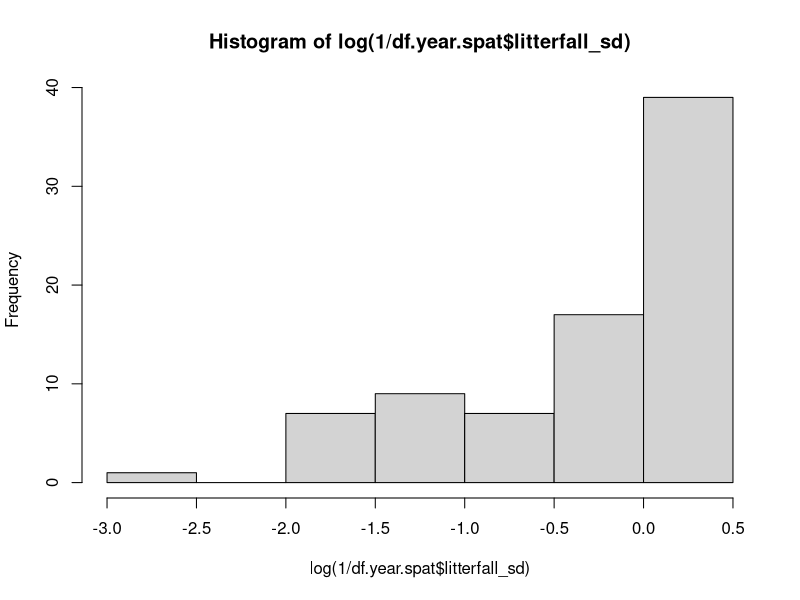
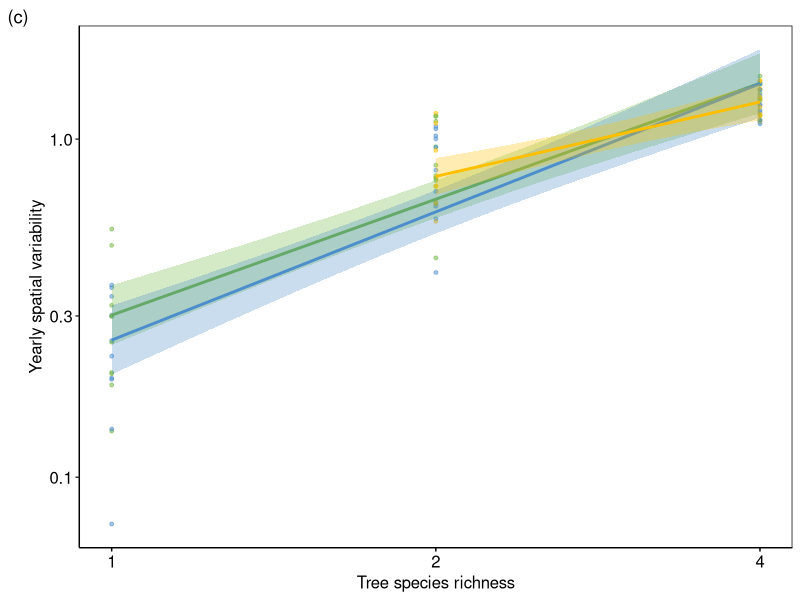
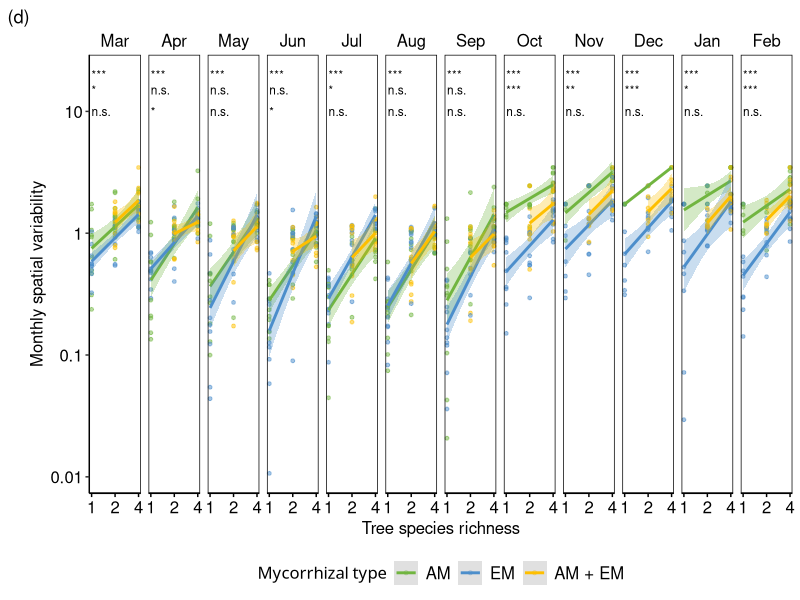
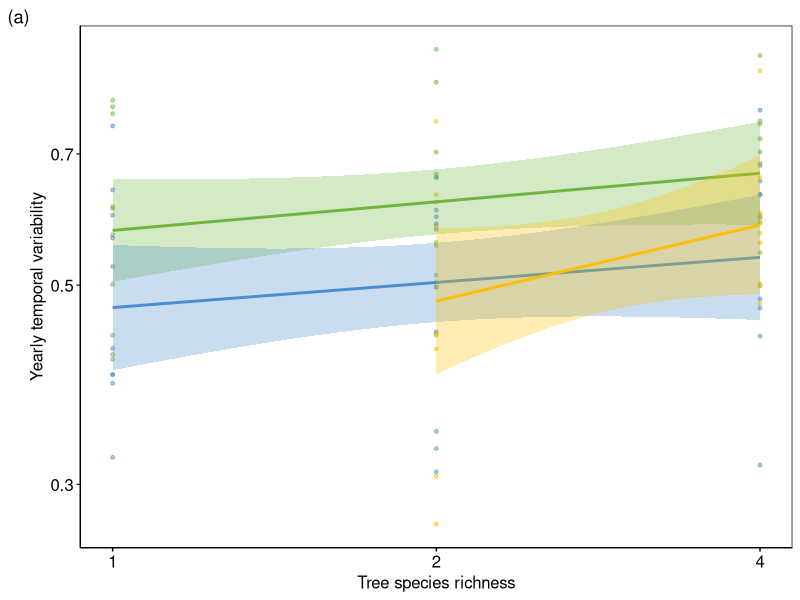
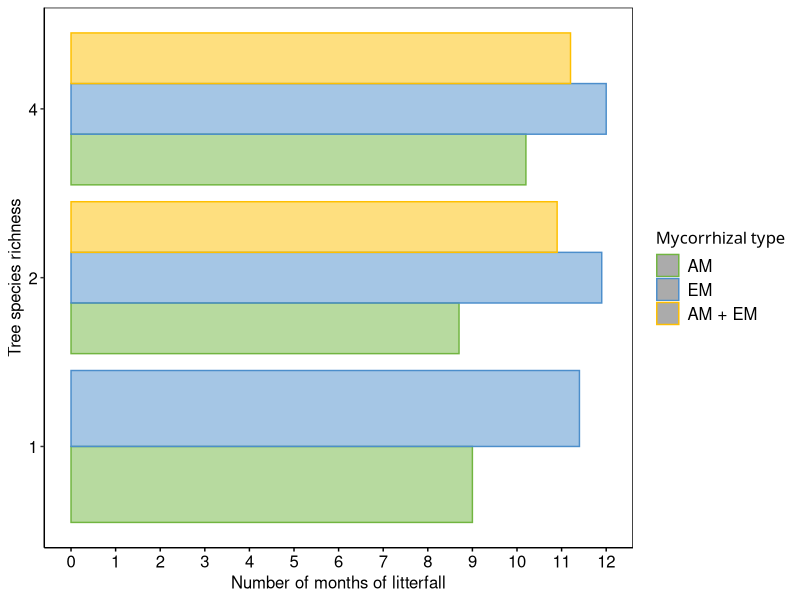
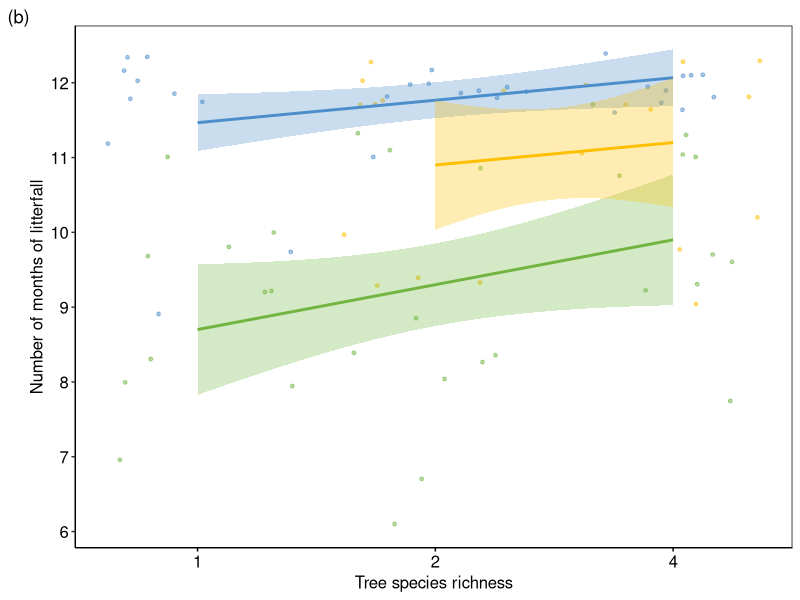
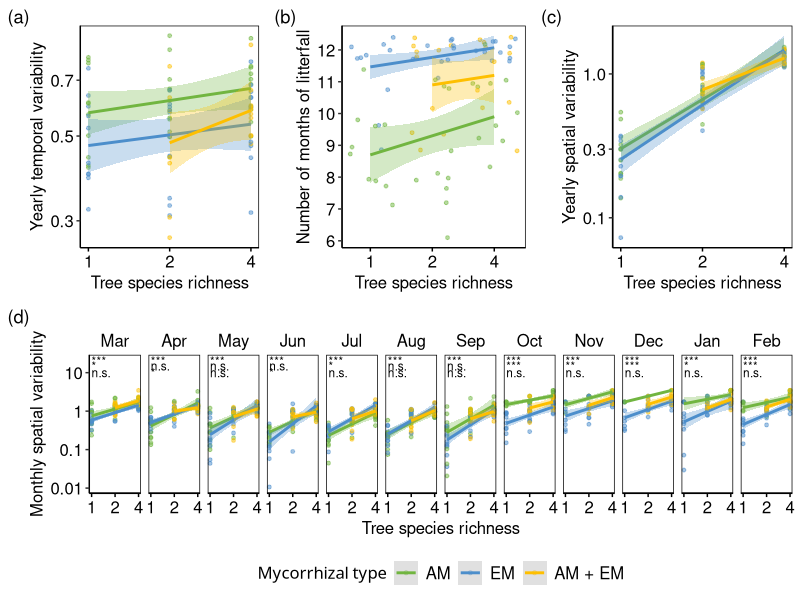

Source code (R) for these figures, in order: (Note: this script raises an error after producing the figures.)
#---------------------------------------------------------------------
# MyDiv experiment; Litterfall data March 2023 - February 2024
# 2024-05-22
# Facetted figure - temporal and spatial variability + temporal coverage of litter fall
# by Elisabeth Bönisch (elisabeth.boenisch@idiv.de)

#============================ Packages ===============================

rm(list=ls())

library(readr)
library(readxl)
library(tidyverse)
library(nlme)
library(lme4)
library(lmerTest)

#============================ Dataset ===============================

df.all.wide.info <- read.csv("1-data/2-1-data-handling/2-1-1-Full-data-wideformat-MyDiv-litter-dryweight-m2.csv")

# NO! average across traps ####
df.all.wide.trap <- df.all.wide.info 

df.all.wide.trap$div<-as.factor(df.all.wide.trap$tree_species_richness)
df.all.wide.trap$blk<-as.factor(df.all.wide.trap$block)
df.all.wide.trap$myc<-as.factor(df.all.wide.trap$mycorrhizal_type)
df.all.wide.trap$sr<-df.all.wide.trap$tree_species_richness
df.all.wide.trap$sr_myc<-paste(df.all.wide.trap$sr,df.all.wide.trap$myc,sep="_")#interaction terms
df.all.wide.trap$myc <- recode_factor(df.all.wide.trap$myc, "AMF" ="AM", "EMF" ="EM", "AMF+EMF" = "AM + EM")
df.all.wide.trap$block <- as.factor(df.all.wide.trap$block)

df.all.long <- df.all.wide.trap %>% 
  pivot_longer(cols=c(8:17),
               names_to="species",
               values_to="litterfall")

#### 1 Yearly spatial variability ####
df.year.spat = df.all.long |>
  group_by(block, sr, div, myc, plotID, month1) |> 
  summarise(litterfall_sd = mean(litterfall, na.rm=T)/sd(litterfall, na.rm=T))|>  # mean between traps and sd between traps
  mutate(month1 = factor(month1, levels = c(month.name[3:12], month.name[1:2]))) |>
  group_by(block, sr, div, myc, plotID) |> 
  summarise(litterfall_sd = mean(litterfall_sd, na.rm=T))

# use log and variability (1/stability)
hist(log(1/df.year.spat$litterfall_sd))

spa.var.yearly <- ggplot()+
  geom_point(data = df.year.spat , 
             aes(x=sr, y=1/litterfall_sd, 
                 color = myc, fill = myc), shape =21, size = 1, alpha=0.5)+
  geom_smooth(data = df.year.spat, 
              aes(x=sr, y=1/litterfall_sd, 
                  color = myc, fill = myc),
              method="lm", alpha=0.3)+
  labs(y=bquote("Yearly spatial variability"), 
       x = "Tree species richness")+
  scale_x_continuous(trans='log2',
                     breaks=c(1,2,4))+
  scale_y_log10() +
  scale_fill_manual(values= c("#71b540","#4c8ecb","#febf00"),
                    name = "Mycorrhizal type",
                    guide="none")+ 
  scale_color_manual(values = c("#71b540","#4c8ecb","#febf00"), 
                     name = "Mycorrhizal type",
                     guide="none")+
  theme_bw()+
  theme(strip.background = element_blank(),
        strip.text = element_text(color="black", size = 12),
        axis.line = element_line(color="black"),
        axis.text.y = element_text(color="black", size = 12),
        axis.text.x = element_text(color="black", size = 12),
        axis.title.y = element_text(color="black", size = 12),
        axis.title.x = element_text(color="black", size = 12),
        axis.ticks.x = element_line(color="black"),
        strip.text.x = element_text(color="black", size = 12),
        panel.border = element_rect(colour="black", fill=NA),
        plot.background = element_blank(),
        panel.grid.minor = element_blank(),
        panel.grid.major = element_blank(),
        plot.title = element_text(size =12),
        plot.subtitle = element_text(size=12),
        legend.position = "right",
        legend.direction = "vertical",
        legend.key = element_rect(color="transparent"),   
        legend.title = element_text("Biodiversity effects", size = 12),
        legend.text = element_text(size=12),
        legend.background = element_rect(colour=NA),
        legend.box= NULL,
        legend.box.background = element_rect(color="transparent"))+
  labs(tag = "(c)")
spa.var.yearly

#### 2 Monthly spatial variability ####
df.month.spat = df.all.long |>
  group_by(block, sr, div, myc, plotID, month1) |> 
  summarise(litterfall_sd = mean(litterfall, na.rm=T)/sd(litterfall, na.rm=T))|>
  mutate(month1 = factor(month1, levels = c(month.name[3:12], month.name[1:2]),labels=month.abb))

df.month.spat$month2 <- dplyr::recode_factor(df.month.spat$month1, 
                                                 "March"="Mar", 
                                                 "April"="Apr",
                                                 "May"="May",
                                                 "June"="Jun",
                                                 "July"="Jul",
                                                 "August"="Aug",
                                                 "September"="Sep",
                                                 "October"="Oct",
                                                 "November"="Nov",
                                                 "December"="Dec",
                                                 "January"="Jan",
                                                 "February"="Feb")

df.month.spat$month1 = factor(df.month.spat$month2, 
                                  levels = c(month.abb[3:12], month.abb[1:2]))


M = map_df( .x = unique(df.month.spat$month1),
            .f = ~ {
              mod = 
                lme(log(1/litterfall_sd) ~ sr * myc, 
                    random= ~1|block,
                    data= df.month.spat |>
                      filter(month1 == .x), 
                    na.action = na.omit) |> 
                anova() |> 
                data.frame() |> 
                mutate(month = .x)
              mod$exp = rownames(mod)
              rownames(mod) <- NULL
              mod |> 
                select(month, explanatory = exp, 
                       numDF, denDF, F.value, p.value)
            }) |> 
  mutate(sign = if_else(p.value < 0.001, '***', 
                        if_else(p.value < 0.01, "**", 
                                if_else(p.value < 0.05, '*',
                                        if_else(p.value<0.1, '.', 'n.s.')))))
M

M$sign[M$explanatory == 'sr' & M$month == 'March'] = 
  paste0("sr = ",M$sign[M$explanatory == 'sr' & M$month == 'March'])
M$sign[M$explanatory == 'myc' & M$month == 'March'] = 
  paste0("myc = ",M$sign[M$explanatory == 'myc' & M$month == 'March'])
M$sign[M$explanatory == 'sr:myc' & M$month == 'March'] = 
  paste0("sr:myc = ",M$sign[M$explanatory == 'sr:myc' & M$month == 'March'])

spa.var.monthly <- ggplot()+
  geom_point(data = df.month.spat, 
             aes(x=sr, y=1/litterfall_sd, 
                 color = myc, fill = myc), shape =21, size = 1, alpha=0.5)+
  geom_smooth(data = df.month.spat, 
              aes(x=sr, y=1/litterfall_sd, 
                  color = myc, fill = myc),
              method="lm", alpha=0.3)+
  facet_grid(.~month1)+
  labs(y=bquote("Monthly spatial variability"), 
       x = "Tree species richness")+
  scale_y_log10(breaks=c(0.0001,0.001,0.01,0.1,1,10),labels=c(0.0001,0.001,0.01,0.1,1,10))+
  scale_x_continuous(trans='log2',
                     breaks=c(1,2,4))+
  scale_fill_manual(values= c("#71b540","#4c8ecb","#febf00"),
                    name = "Mycorrhizal type",
                    guide="none")+ 
  scale_color_manual(values = c("#71b540","#4c8ecb","#febf00"), 
                     name = "Mycorrhizal type")+
  geom_text(data = M |>
              mutate(month1 = month) |>
              filter(explanatory == 'sr'),
            aes(x=1, y=20,
                label = sign,
                hjust = 0),
            size=3, 
            color = 'black') +
  geom_text(data = M |>
              mutate(month1 = month) |>
              filter(explanatory == 'myc'),
            aes(x=1, y=15,
                label = sign,
                hjust = 0),
            size=3, 
            color = 'black') +
  geom_text(data = M |>
              mutate(month1 = month) |>
              filter(explanatory == 'sr:myc'),
            aes(x=1, y=10,
                label = sign,
                hjust = 0),
            size=3, 
            color = 'black') +
  theme_bw()+
  theme(strip.background = element_blank(),
        strip.text = element_text(color="black", size = 12),
        axis.line = element_line(color="black"),
        axis.text.y = element_text(color="black", size = 12),
        axis.text.x = element_text(color="black", size = 12),
        axis.title.y = element_text(color="black", size = 12),
        axis.title.x = element_text(color="black", size = 12),
        axis.ticks.x = element_line(color="black"),
        strip.text.x = element_text(color="black", size = 12),
        panel.border = element_rect(colour="black", fill=NA),
        plot.background = element_blank(),
        panel.grid.minor = element_blank(),
        panel.grid.major = element_blank(),
        plot.title = element_text(size =12),
        plot.subtitle = element_text(size=12),
        legend.position = "bottom",
        legend.direction = "horizontal",
        legend.key = element_rect(color="transparent"),   
        legend.title = element_text("Biodiversity effects", size = 12),
        legend.text = element_text(size=12),
        legend.background = element_rect(colour=NA),
        legend.box= NULL,
        legend.box.background = element_rect(color="transparent"))+
  labs(tag = "(d)")

spa.var.monthly


#### 3 Yearly temporal variability  ####
df.year.temp = df.all.long |>
  group_by(block, sr, div, myc, plotID, month1) |> 
  summarise(litterfall_mean = mean(litterfall, na.rm=T))|>
  mutate(month1 = factor(month1, levels = c(month.name[3:12], month.name[1:2]))) |>
  group_by(block, sr, div, myc, plotID) |> 
  summarise(litterfall_sd = mean(litterfall_mean, na.rm=T)/sd(litterfall_mean, na.rm=T))

temp.var.yearly <- ggplot()+
  geom_point(data = df.year.temp , 
             aes(x=sr, y=log(1/litterfall_sd), 
                 color = myc, fill = myc), shape =21, size = 1, alpha=0.5)+
  geom_smooth(data = df.year.temp, 
              aes(x=sr, y=log(1/litterfall_sd), 
                  color = myc, fill = myc),
              method="lm", alpha=0.3)+
  labs(y=bquote("Yearly temporal variability"), 
       x = "Tree species richness")+
  scale_x_continuous(trans='log2',
                     breaks=c(1,2,4))+
  scale_y_log10()+
  scale_fill_manual(values= c("#71b540","#4c8ecb","#febf00"),
                    name = "Mycorrhizal type",
                    guide="none")+ 
  scale_color_manual(values = c("#71b540","#4c8ecb","#febf00"), 
                     name = "Mycorrhizal type",
                     guide="none")+
  theme_bw()+
  theme(strip.background = element_blank(),
        strip.text = element_text(color="black", size = 12),
        axis.line = element_line(color="black"),
        axis.text.y = element_text(color="black", size = 12),
        axis.text.x = element_text(color="black", size = 12),
        axis.title.y = element_text(color="black", size = 12),
        axis.title.x = element_text(color="black", size = 12),
        axis.ticks.x = element_line(color="black"),
        strip.text.x = element_text(color="black", size = 12),
        panel.border = element_rect(colour="black", fill=NA),
        plot.background = element_blank(),
        panel.grid.minor = element_blank(),
        panel.grid.major = element_blank(),
        plot.title = element_text(size =12),
        plot.subtitle = element_text(size=12),
        legend.position = "right",
        legend.direction = "vertical",
        legend.key = element_rect(color="transparent"),   
        legend.title = element_text("Biodiversity effects", size = 12),
        legend.text = element_text(size=12),
        legend.background = element_rect(colour=NA),
        legend.box= NULL,
        legend.box.background = element_rect(color="transparent"))+
  labs(tag = "(a)")
temp.var.yearly


#### 5 temporal coverage ####

# average across traps ####
df.all.wide.mean <- df.all.wide.info %>%
  dplyr::group_by(plotID, plotName, tree_species_richness, mycorrhizal_type, myc, sr, div, block, blk, month1, month, composition) %>% # removed trap and month
  dplyr::summarise(Ac_mean = mean(Ac, na.rm = TRUE),	
                   Ae_mean = mean(Ae, na.rm = TRUE),
                   Be_mean = mean(Be, na.rm = TRUE),	
                   Ca_mean = mean(Ca, na.rm = TRUE),
                   Fa_mean = mean(Fa, na.rm = TRUE),	
                   Fr_mean = mean(Fr, na.rm = TRUE),	
                   Pr_mean = mean(Pr, na.rm = TRUE),	
                   Qu_mean = mean(Qu, na.rm = TRUE), 
                   So_mean = mean(So, na.rm = TRUE),	
                   Ti_mean = mean(Ti, na.rm = TRUE), 
                   cont_mean = mean(cont, na.rm = TRUE))

df.all.wide.mean$div<-as.factor(df.all.wide.mean$tree_species_richness)
df.all.wide.mean$blk<-as.factor(df.all.wide.mean$block)
df.all.wide.mean$myc<-as.factor(df.all.wide.mean$mycorrhizal_type)
df.all.wide.mean$sr<-df.all.wide.mean$tree_species_richness
df.all.wide.mean$sr_myc<-paste(df.all.wide.mean$sr,df.all.wide.mean$myc,sep="_")#interaction terms
df.all.wide.mean$myc <- recode_factor(df.all.wide.mean$myc, "AMF" ="AM", "EMF" ="EM", "AMF+EMF" = "AM + EM")

# long format ####
df.all.long <- df.all.wide.mean %>% 
  pivot_longer(cols=c(13:22),
               names_to="species",
               values_to="dryweight")

# sum across species per plot
df.litter.sum = df.all.long |> 
  group_by(block, plotID, div, sr, myc, month1) |> 
  summarise(litterfall = sum(dryweight, na.rm = T),
            litterfall_mean = mean(dryweight, na.rm =T),
            litterfall_sd = sd(dryweight, na.rm = T))

# monthly coverage - sum per plot, if litter dryweight larger then 0 ####
df.litter.cover = df.litter.sum |>
  group_by(block, plotID, div, sr, myc) |>
  filter(litterfall >0) |>
  summarise(number_month_litterfall = n())

ggplot(df.litter.cover, aes(x=number_month_litterfall, y=div, color=myc, fill=myc))+
  geom_bar(position = "dodge", stat = "summary", aes(fill=myc, color=myc), alpha=0.5)+
  labs(y=bquote("Tree species richness"), 
       x = "Number of months of litterfall")+
  scale_fill_manual(values= c("#71b540","#4c8ecb","#febf00"),
                    name = "Mycorrhizal type",
                    guide="none")+ 
  scale_color_manual(values = c("#71b540","#4c8ecb","#febf00"), 
                     name = "Mycorrhizal type")+
  scale_x_continuous(breaks= c(0:12))+
  theme_bw()+
  theme(strip.background = element_blank(),
        strip.text = element_text(color="black", size = 12),
        axis.line = element_line(color="black"),
        axis.text.y = element_text(color="black", size = 12),
        axis.text.x = element_text(color="black", size = 12),
        axis.title.y = element_text(color="black", size = 12),
        axis.title.x = element_text(color="black", size = 12),
        axis.ticks.x = element_line(color="black"),
        strip.text.x = element_text(color="black", size = 12),
        panel.border = element_rect(colour="black", fill=NA),
        plot.background = element_blank(),
        panel.grid.minor = element_blank(),
        panel.grid.major = element_blank(),
        plot.title = element_text(size =12),
        plot.subtitle = element_text(size=12),
        legend.position = "right",
        legend.direction = "vertical",
        legend.key = element_rect(color="transparent"),   
        legend.title = element_text("Biodiversity effects", size = 12),
        legend.text = element_text(size=12),
        legend.background = element_rect(colour=NA),
        legend.box= NULL,
        legend.box.background = element_rect(color="transparent"))

temp.cov <- ggplot(df.litter.cover, aes(y=number_month_litterfall, x=sr, color=myc, fill=myc))+
  geom_jitter(shape =21, size = 1, alpha=0.5)+
  geom_smooth(method="lm", alpha=0.3)+
  labs(y=bquote("Number of months of litterfall"), 
       x = "Tree species richness")+
  scale_fill_manual(values= c("#71b540","#4c8ecb","#febf00"),
                    name = "Mycorrhizal type",
                    guide="none")+ 
  scale_color_manual(values = c("#71b540","#4c8ecb","#febf00"), 
                     name = "Mycorrhizal type",
                     guide="none")+
  scale_y_continuous(breaks= c(0:12))+
  scale_x_continuous(trans='log2',
                     breaks=c(1,2,4))+
  theme_bw()+
  theme(strip.background = element_blank(),
        strip.text = element_text(color="black", size = 12),
        axis.line = element_line(color="black"),
        axis.text.y = element_text(color="black", size = 12),
        axis.text.x = element_text(color="black", size = 12),
        axis.title.y = element_text(color="black", size = 12),
        axis.title.x = element_text(color="black", size = 12),
        axis.ticks.x = element_line(color="black"),
        strip.text.x = element_text(color="black", size = 12),
        panel.border = element_rect(colour="black", fill=NA),
        plot.background = element_blank(),
        panel.grid.minor = element_blank(),
        panel.grid.major = element_blank(),
        plot.title = element_text(size =12),
        plot.subtitle = element_text(size=12),
        legend.position = "right",
        legend.direction = "vertical",
        legend.key = element_rect(color="transparent"),   
        legend.title = element_text("Biodiversity effects", size = 12),
        legend.text = element_text(size=12),
        legend.background = element_rect(colour=NA),
        legend.box= NULL,
        legend.box.background = element_rect(color="transparent"))+
  labs(tag = "(b)")

temp.cov


library(gridExtra)
plot2 <-grid.arrange(layout_matrix = rbind(c(1,2,3), 
                                           c(4,4,4)),
                     grobs= list(temp.var.yearly, temp.cov, spa.var.yearly, spa.var.monthly))

plot2


ggsave("3-plots/2-2-12-Figure-spatial-temporal-variability-m2-2024-05-22.jpeg",
       plot2,
       height=20,
       width=32,
       unit="cm",
       dpi=2000)

ggsave("3-plots/2-2-12-Figure-spatial-temporal-variability-m2-2024-05-22.pdf",
       plot2,
       device = cairo_pdf,
       height=20,
       width=32,
       unit="cm",
       dpi=2000)
